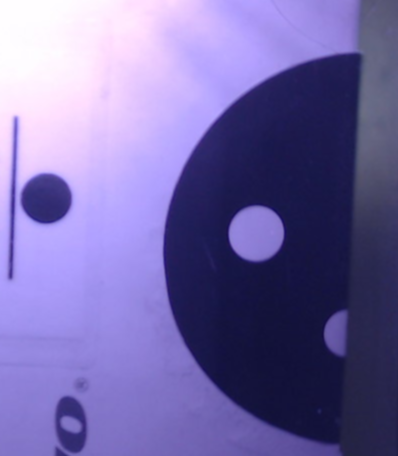
#> input picture shape-detection/circles.png, 398 x 456 px
$ python circle_detection.py
#> lines starting #> are read from the running program, lines starting #| are printed output that depends on the picture; after the words box and inside, x2 and y2 are one past the last pixel; in counts of white or black regions, pixels touching at a corner belong together
import cv2
import numpy as np
from math import pi, cos, sin

color = cv2.imread('circles.png')
#> color is the input picture: shape (456, 398, 3); mean B, G, R 167.6, 106.4, 117.2
#color = cv2.medianBlur(color,5)

cv2.imshow('Orig',color)

gray = cv2.cvtColor(color, cv2.COLOR_BGR2GRAY)
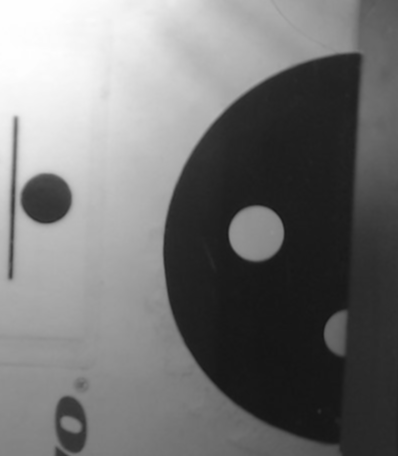
#> gray: shape (456, 398); min 20, max 254, mean 116.6

canny = cv2.Canny(gray,200,20)
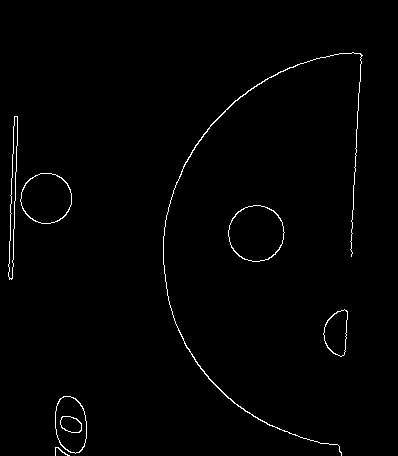
#> canny: shape (456, 398); 1.1% white in thin lines or dots, all inside (x1, y1, x2, y2) = (8, 52, 363, 456)
#print(cv2.HOUGH_GRADIENT)
#print(gray)
circles = cv2.HoughCircles(gray, cv2.HOUGH_GRADIENT, 1, 60, param1=200, param2=20, minRadius=0, maxRadius=0)
#> circles = [[353.5, 253.5, 191], [255.5, 233.5, 27.7], [45.5, 198.5, 24.9], [347.5, 333.5, 24.3], [65.5, 433.5, 18]]
#circles = cv.HoughCircles(img,cv.HOUGH_GRADIENT,1,20,param1=50,param2=30,minRadius=0,maxRadius=0)
print(circles)
#| [[[353.5 253.5 191. ]
#|   [255.5 233.5  27.7]
#|   [ 45.5 198.5  24.9]
#|   [347.5 333.5  24.3]
#|   [ 65.5 433.5  18. ]]]
circles = np.uint16(np.around(circles))
#> circles = [[354, 254, 191], [256, 234, 28], [46, 198, 25], [348, 334, 24], [66, 434, 18]]
print(circles)
#| [[[354 254 191]
#|   [256 234  28]
#|   [ 46 198  25]
#|   [348 334  24]
#|   [ 66 434  18]]]
for i in circles[0,:]:
    cv2.circle(color,(i[0],i[1]),i[2],(0,255,0),1)
    # draw the center of the circle
    cv2.circle(color,(i[0],i[1]),2,(0,0,255),-1)
#> this loop made 5 passes
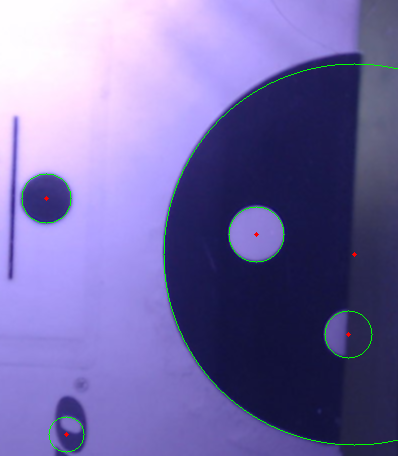
#> color: shape (456, 398, 3); 0.67% of pixels changed, all inside (x1, y1, x2, y2) = (21, 63, 398, 453)

cv2.imshow('Circles',color)


#dt = cv2.distanceTransform(255, cv2.DIST_L2 ,3)
dt= cv2.distanceTransform(255-canny,cv2.DIST_L2,3)
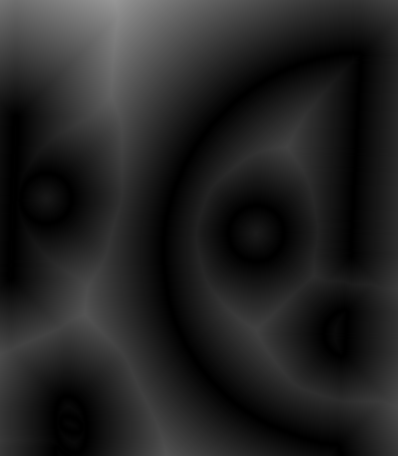
#> dt: shape (456, 398) float32; min 0, max 151, mean 35.3

cv2.imshow('Hu',dt)
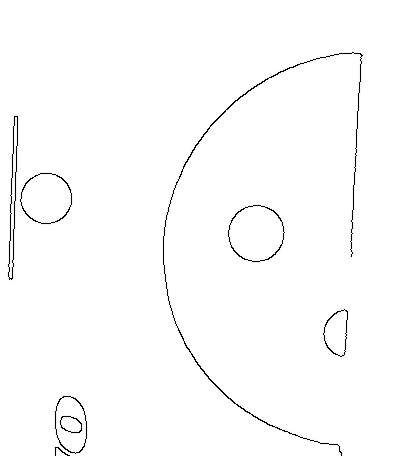
#> window 'Hu': shape (456, 398); min 0, max 255, mean 251.9
#cv2.waitKey(0)

print(dt)
#> (printed output is left out)
print(len(dt))
#| 456
print(len(dt[0]))
#| 398
print(len(dt[1]))
#| 398
minInlierDist = 2.0


for i in circles[0,:]:
    print(i[0])
    print(i[1])
    counter = 0
    inlier = 0
    maxInlierDist = i[2]/25
    #print("Radius_b: ", i[2])
    #print(maxInlierDist)

    if maxInlierDist<minInlierDist:
        maxInlierDist = minInlierDist

    t=0
    while t<2*pi:

        counter+=1
        cX = i[2]*cos(t) #+ i[0]
        cY = i[2]*sin(t) #+ i[1]
        #print(cX)
        #print(cY)
        if dt[int(cY)][int(cX)] < maxInlierDist:
            inlier+=1
            cv2.circle(color,(int(cX),int(cY)),3, (0,255,0))
        else:
            cv2.circle(color,(int(cX),int(cY)),3, (255,0,0))
        t+=0.1

    print(100*int(inlier)/int(counter)," rad ", i[2])
#> this loop made 5 passes
#> i on passes 1 to 5: [354, 254, 191], [256, 234, 28], [46, 198, 25], [348, 334, 24], [66, 434, 18]
#> (printed output is left out)
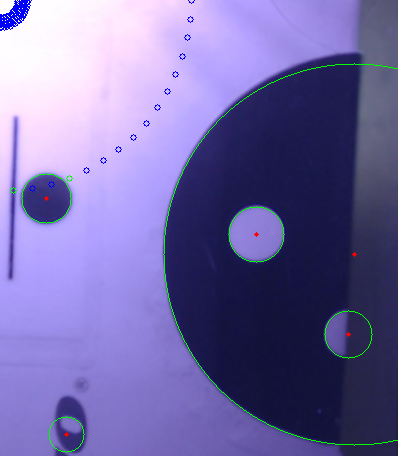
#> color: shape (456, 398, 3); 0.41% of pixels changed, all inside (x1, y1, x2, y2) = (0, 0, 195, 194)

cv2.imshow('output',color)


cv2.waitKey(0)


'''
#img = cv.medianBlur(img,5)
cimg = cv.cvtColor(img,cv.COLOR_GRAY2BGR)
circles = cv.HoughCircles(img,cv.HOUGH_GRADIENT,1,20,
                            param1=50,param2=30,minRadius=0,maxRadius=0)
circles = np.uint16(np.around(circles))
for i in circles[0,:]:
    # draw the outer circle
    cv.circle(cimg,(i[0],i[1]),i[2],(0,255,0),2)
    # draw the center of the circle
    cv.circle(cimg,(i[0],i[1]),2,(0,0,255),3)
cv.imshow('detected circles',cimg)
cv.waitKey(0)
cv.destroyAllWindows()'''

$ run again, with shape-detection/shapes_and_colors.png copied over shape-detection/circles.png
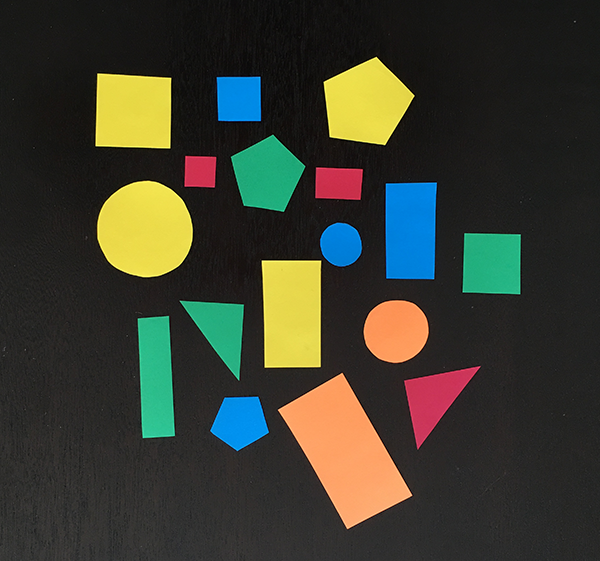
#> input picture shape-detection/shapes_and_colors.png, 600 x 561 px
#> color is the input picture: shape (561, 600, 3); mean B, G, R 47.5, 60.1, 58.4
#> `canny = cv2.Canny(gray,200,20)`:
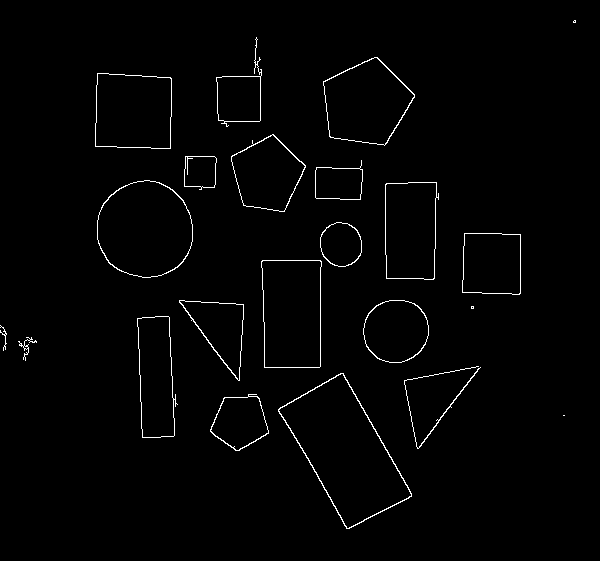
#> canny: shape (561, 600); 1.5% white in thin lines or dots, all inside (x1, y1, x2, y2) = (0, 20, 576, 529)
#> `circles = cv2.HoughCircles(gray, cv2.HOUGH_GRADIENT, 1, 60, param1=200..`: circles = 22 rows, first 8: [144.5, 229.5, 48.1], [395.5, 330.5, 31.8], [241.5, 264.5, 143.7], [299.5, 236.5, 135.4], [311.5, 433.5, 100.9], [534.5, 126.5, 390.2], [333.5, 99.5, 68.2], [311.5, 320.5, 60.6]
#> (printed output is left out)
#> `circles = np.uint16(np.around(circles))`: circles = 22 rows, first 8: [144, 230, 48], [396, 330, 32], [242, 264, 144], [300, 236, 135], [312, 434, 101], [534, 126, 390], [334, 100, 68], [312, 320, 61]
#> (printed output is left out)
#> the loop `for i in circles[0,:]:` made 22 passes
#> (printed output is left out)
#| 561
#| 600
#| 600
#> the loop `for i in circles[0,:]:` made 22 passes
#> i on passes 1 to 8: [144, 230, 48], [396, 330, 32], [242, 264, 144], [300, 236, 135], [312, 434, 101], [534, 126, 390], [334, 100, 68], [312, 320, 61]
#> (printed output is left out)
#> after the loop `for i in circles[0,:]:`:
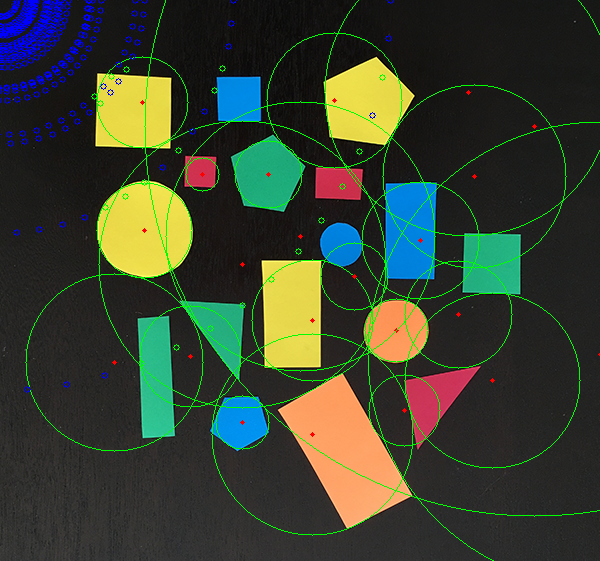
#> color: shape (561, 600, 3); mean B, G, R 48.4, 64.3, 56.3
